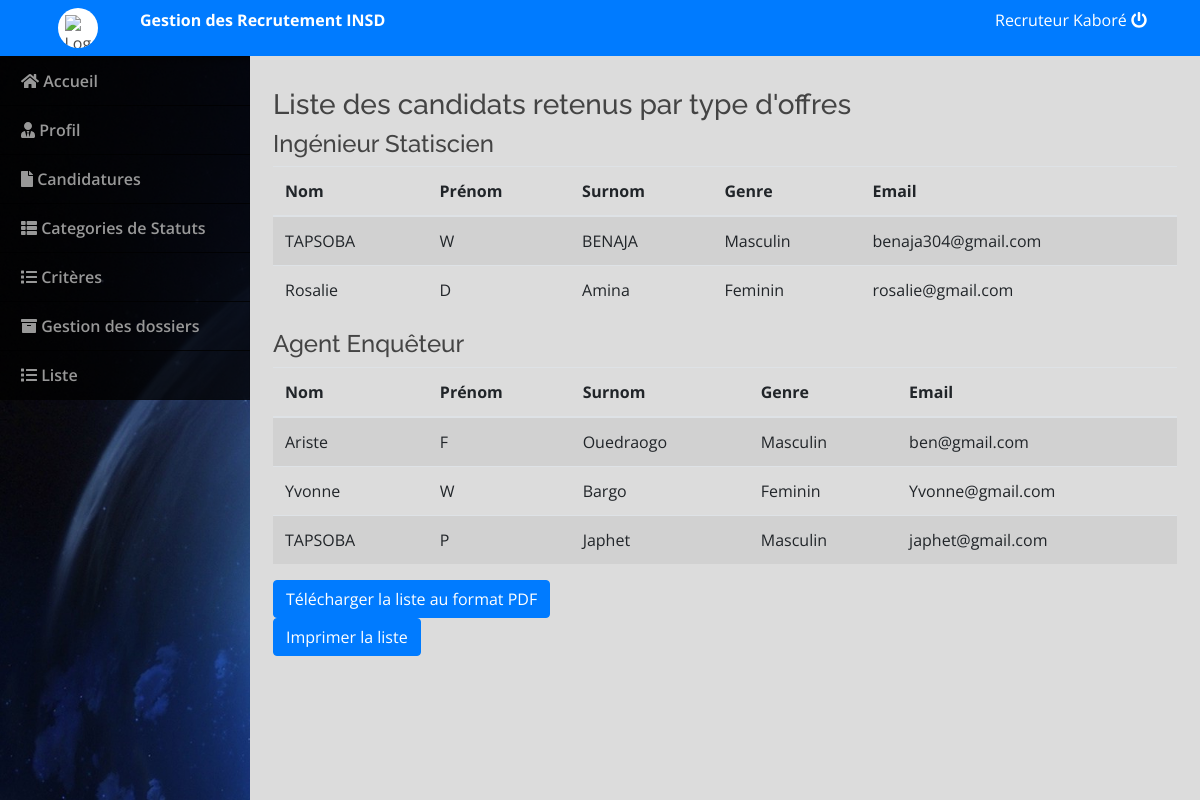
The page /admin/index.php?page=liste1 (signed in) on the database its author committed.
### tables this page shows
CREATE TABLE IF NOT EXISTS `users` (
  `id` int NOT NULL AUTO_INCREMENT,
  `doctor_id` int NOT NULL,
  `name` varchar(200) NOT NULL,
  `address` text NOT NULL,
  `contact` text NOT NULL,
  `username` varchar(100) NOT NULL,
  `password` varchar(200) NOT NULL,
  `type` tinyint(1) NOT NULL DEFAULT '3' COMMENT '1=admin , 2 = recruteur , 3 = Candidat',
  PRIMARY KEY (`id`)
);

CREATE TABLE IF NOT EXISTS `application` (
  `id` int NOT NULL AUTO_INCREMENT,
  `firstname` varchar(100) NOT NULL,
  `middlename` varchar(100) NOT NULL,
  `lastname` varchar(100) NOT NULL,
  `gender` varchar(10) NOT NULL,
  `email` varchar(100) NOT NULL,
  `contact` varchar(50) NOT NULL,
  `address` text NOT NULL,
  `cover_letter` text NOT NULL,
  `position_id` int NOT NULL,
  `resume_path` text NOT NULL,
  `process_id` tinyint NOT NULL DEFAULT '0' COMMENT '0=for review\r\n',
  `date_created` datetime NOT NULL DEFAULT CURRENT_TIMESTAMP,
  PRIMARY KEY (`id`)
);

CREATE TABLE IF NOT EXISTS `vacancy` (
  `id` int NOT NULL AUTO_INCREMENT,
  `position` varchar(200) NOT NULL,
  `availability` int NOT NULL,
  `description` text NOT NULL,
  `status` tinyint(1) NOT NULL DEFAULT '1',
  `date_created` datetime NOT NULL DEFAULT CURRENT_TIMESTAMP,
  PRIMARY KEY (`id`)
);

### admin/liste1.php (the view, shortened to what this page needs)
<?php
include('db_connect.php');
$query = "SELECT u.username, u.type, a.firstname, a.middlename, a.lastname, a.gender, a.email, v.position AS nom_offre
          FROM users u
          INNER JOIN application a ON u.username = a.email
          INNER JOIN vacancy v ON a.position_id = v.id";
$result = $conn->query($query);
if ($result->num_rows > 0) {
    $candidats_par_offre = array();
    while ($row = $result->fetch_assoc()) {
        $nom_offre = $row['nom_offre'];
        if (!isset($candidats_par_offre[$nom_offre])) {
            $candidats_par_offre[$nom_offre] = array();
        }
        $candidats_par_offre[$nom_offre][] = $row;
    }
    echo '<div class="container mt-4">';
    echo '<h3>Liste des candidats retenus par type d\'offres</h3>';
    foreach ($candidats_par_offre as $nom_offre => $candidats) {
        echo '<h4>' . $nom_offre . '</h4>';
        echo '<div class="table-responsive">';
        echo '<table class="table table-striped">';
        echo '<thead>';
        echo '<tr>';
        echo '<th>Nom</th>';
        echo '<th>Prénom</th>';
        echo '<th>Surnom</th>';
        echo '<th>Genre</th>';
        echo '<th>Email</th>';
        echo '</tr>';
        echo '</thead>';
        echo '<tbody>';
        foreach ($candidats as $candidat) {
            echo '<tr>';
            echo '<td>' . $candidat['firstname'] . '</td>';
            echo '<td>' . $candidat['middlename'] . '</td>';
            echo '<td>' . $candidat['lastname'] . '</td>';
            echo '<td>' . $candidat['gender'] . '</td>';
            echo '<td>' . $candidat['email'] . '</td>';
            echo '</tr>';
        }
        echo '</tbody>';
        echo '</table>';
        echo '</div>';
    }
    echo '<form method="POST">';
    echo '<button type="submit" name="download_pdf" class="btn btn-primary">Télécharger la liste au format PDF</button>';
    echo '</form>';
    echo '<button onclick="window.print()" class="btn btn-primary">Imprimer la liste</button>';
    echo '</div>';
} else {
    echo '<div class="container mt-4">';
    echo '<p>Aucun candidat retenu pour le moment.</p>';
    echo '</div>';
}
?>

### admin/assets/css/style.css (style rules this page uses)
body { font-family: "Open Sans", sans-serif; color: #444444; width: 100%; height: calc(100%); }
h1, h2, h3, h4, h5, h6 { font-family: "Raleway", sans-serif; }

### admin/index.php (style rules this page uses)
body { background: #80808045; }

### rows shown on the page
users: application.firstname "TAPSOBA", application.middlename "W", application.lastname "BENAJA", application.gender "Masculin", application.email "benaja304@gmail.com"
users: application.firstname "Rosalie", application.middlename "D", application.lastname "Amina", application.gender "Feminin", application.email "rosalie@gmail.com"
users: vacancy.position "Agent Enquêteur", application.firstname "TAPSOBA", application.middlename "P", application.lastname "Japhet", application.gender "Masculin", application.email "japhet@gmail.com"
users: application.firstname "Ariste", application.middlename "F", application.lastname "Ouedraogo", application.gender "Masculin", application.email "ben@gmail.com"
users: application.firstname "Yvonne", application.middlename "W", application.lastname "Bargo", application.gender "Feminin", application.email "Yvonne@gmail.com"

### other values the page prints
$_SESSION['login_name'] "Recruteur Kaboré"
$nom_offre "Ingénieur Statiscien"
